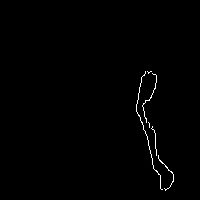
#> input picture frame 1618 of iceberg.mp4, 200 x 200 px
$ python test.py
#> lines starting #> are read from the running program, lines starting #| are printed output that depends on the picture
import cv2
import numpy as np
import csv


class Detect:
    def __init__(self) -> None:
        # Create a VideoCapture object and read from input file
        # If the input is the camera, pass 0 instead of the video file name
        self.cap = cv2.VideoCapture('iceberg.mp4')
        frame_width = int(self.cap.get(3))
        frame_height = int(self.cap.get(4))

        size= (2*frame_width, frame_height)

        # Object to save Video_file
        self.result = cv2.VideoWriter('ORB.mp4',
                         cv2.VideoWriter_fourcc(*'MJPG'),
                         10,size)

        #Object to write data to csv file for post processing.
        self.f = open('ORB.csv', 'w')
        self.writer = csv.writer(self.f)
        self.writer.writerow(["FRAME_NO, MEAN, STD_DEV"])
        self.f.close()
        self.f = open('ORB.csv', 'a')
        self.writer = csv.writer(self.f)

        ##CHANGE TO SIFT, SURF, ETC
        self.orb = cv2.ORB_create()

        # Check if camera opened successfully
        if (self.cap.isOpened()== False):
            print("Error opening video stream or file")
        ret, self.first_frame = self.cap.read()
#> self.first_frame is the input picture: shape (200, 200, 3); min 0, max 255, mean 1.8
        self.first_frame = cv2.cvtColor(self.first_frame, cv2.COLOR_BGR2GRAY)
#> self.first_frame: shape (200, 200)

        ##CHANGE TO SIFT, SURF, ETC
        self.kp1, self.des1 = self.orb.detectAndCompute(self.first_frame, None)
#> self.kp1 = 113 keypoints; strongest (x, y, size): (146, 100, 31), (149, 100, 31), (147, 71, 31), (149, 72, 31)

        self.bf = cv2.BFMatcher(cv2.NORM_HAMMING, crossCheck=True)
        cv2.imshow("First Frame", self.first_frame)

    def play(self):
        # Read until video is completed
        frame_count = 0
        while(self.cap.isOpened()):
            # Capture frame-by-frame
            ret, frame = self.cap.read()
            if ret == True:

                # CHANGE TO SIFT, SURF, ETC
                kp2, des2  = self.orb.detectAndCompute(frame, None)
#> kp2 has the same summary as self.kp1 in __init__
                cv2.imshow('Frame',frame)

                matches = self.bf.match(self.des1, des2)
#> matches = 113 matches
                matches = sorted(matches, key= lambda x:x.distance)
                # We select the top 5 strongest matches. Lower distance means less difference.
                matching_result = cv2.drawMatches(self.first_frame, self.kp1, frame, kp2, matches[:10], None, flags=2)
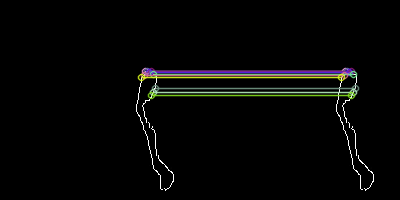
#> matching_result: shape (200, 400, 3); mean B, G, R 5.3, 6.3, 6
                ##Save as mp4
                self.result.write(matching_result)

                cv2.imshow("Matching result", matching_result)

                distance = []
                for m in matches [:10]:
                    distance.append(m.distance)
#> this loop made 10 passes
#> after the loop, distance = [0, 0, 0, 0, 0, 0, 0, 0, 0, 0]

                #Find the mean and std_dev of the top 5 matches.
                mean = np.mean(distance)
#> mean = 0
                std_dev = np.std(distance)
#> std_dev = 0
                print(mean)
#| 0.0
                self.writer.writerow([frame_count, mean, std_dev])
                frame_count +=1

                # Press Q on keyboard to  exit
                if cv2.waitKey(25) & 0xFF == ord('q'):
#> (key q is pressed here)
                    break

            # Break the loop
            else:
                break

        # When everything done, release the video capture object
        self.cap.release()
        self.f.close()
        self.result.release()
        # Closes all the frames
        cv2.destroyAllWindows()

if __name__ == "__main__":
    c = Detect()
    c.play()

$ run again, starting later in the video
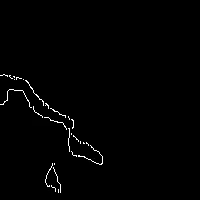
#> input picture frame 7284 of iceberg.mp4, 200 x 200 px
#> in __init__, self.first_frame is the input picture: shape (200, 200, 3); min 0, max 255, mean 2.5
#> self.first_frame: shape (200, 200)
#> self.kp1 = 153 keypoints; strongest (x, y, size): (69, 130, 31), (68, 128, 31), (48, 105, 31), (43, 102, 31)
#> kp2 has the same summary as self.kp1 in __init__
#> matches = 153 matches
#> in play, `matching_result = cv2.drawMatches(self.first_frame, self.kp1, frame, k..`:
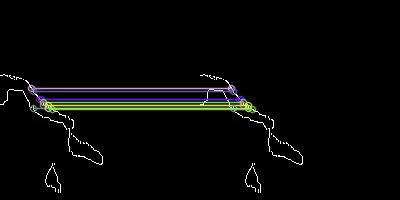
#> matching_result: shape (200, 400, 3); mean B, G, R 6.4, 7, 6.7
#> the loop in play, `for m in matches [:10]:` made 10 passes
#> after the loop in play, `for m in matches [:10]:`: distance = [0, 0, 0, 0, 0, 0, 0, 0, 0, 0]
#> mean = 0
#| 0.0

$ run again, starting later in the video
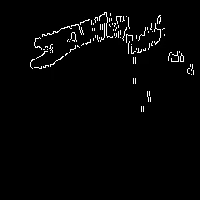
#> input picture frame 12950 of iceberg.mp4, 200 x 200 px
#> in __init__, self.first_frame is the input picture: shape (200, 200, 3); min 0, max 255, mean 5.1
#> self.first_frame: shape (200, 200)
#> self.kp1 = 200 keypoints; strongest (x, y, size): (128, 35, 31), (89, 42, 31), (43, 49, 31), (133, 52, 31)
#> kp2 has the same summary as self.kp1 in __init__
#> matches = 200 matches
#> in play, `matching_result = cv2.drawMatches(self.first_frame, self.kp1, frame, k..`:
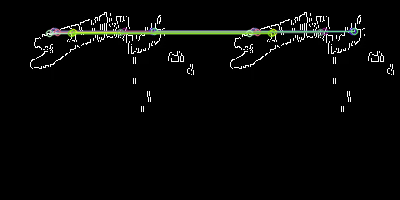
#> matching_result: shape (200, 400, 3); mean B, G, R 6.6, 7.6, 6.9
#> the loop in play, `for m in matches [:10]:` made 10 passes
#> after the loop in play, `for m in matches [:10]:`: distance = [0, 0, 0, 0, 0, 0, 0, 0, 0, 0]
#> mean = 0
#| 0.0
